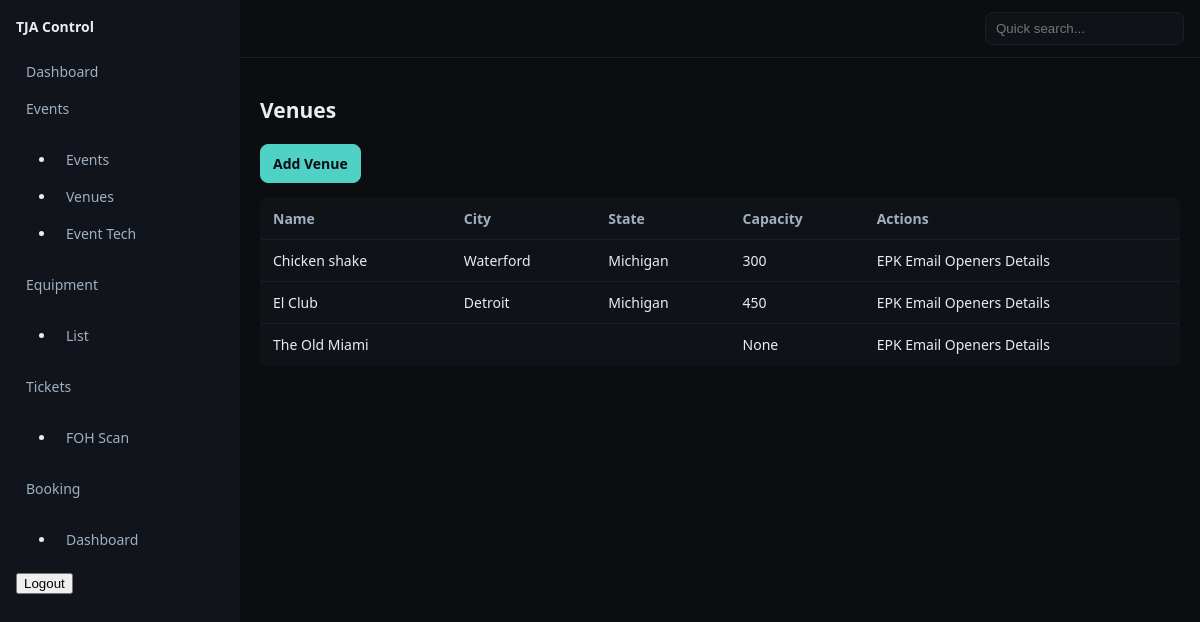
Page /control/events/venues/ (signed in) on the committed database.
### events/models.py (models this page shows, shortened)
class Venue(models.Model):
    name = models.CharField(max_length=200)
    address = models.CharField(max_length=200, blank=True)
    city = models.CharField(max_length=60, blank=True)
    state = models.CharField(max_length=30, blank=True)
    country = models.CharField(max_length=60, blank=True)
    capacity = models.PositiveIntegerField(null=True, blank=True)
    owner_name = models.CharField(max_length=120, blank=True)
    owner_email = models.EmailField(blank=True)
    entertainment_manager = models.CharField(max_length=120, blank=True)
    entertainment_email = models.EmailField(blank=True)
    hours = models.CharField(max_length=200, blank=True)

### events/views.py (the view)
# urls.py: path("venues/", views.venues_list, name="venues"),
@login_required
def venues_list(request):
    qs = Venue.objects.order_by("name")
    return render(request, "events/venues_list.html", {"venues": qs})

### templates/events/venues_list.html (shortened to what this page needs)
{% extends 'controlpanel/dashboard.html' %}
{% block content %}
<h1>Venues</h1>
<p><a class="btn primary" href="{% url 'control:events:venue_add' %}">Add Venue</a></p>
<table class="table">
    <thead>
        <tr>
            <th>Name</th>
            <th>City</th>
            <th>State</th>
            <th>Capacity</th>
            <th>Actions</th>
        </tr>
    </thead>
    <tbody>
        {% for v in venues %}
            <tr>
                <td>{{ v.name }}</td>
                <td>{{ v.city }}</td>
                <td>{{ v.state }}</td>
                <td>{{ v.capacity }}</td>
                <td>
                    <a href="{% url 'control:bookingstack:public_epk' v.id %}">EPK</a>
                    <a href="{% url 'control:bookingstack:compose_pitch' v.id %}">Email</a>
                    <a href="{% url 'control:bookingstack:venue_openers' v.id %}">Openers</a>
                    <a href="{% url 'control:bookingstack:venue_detail' v.id %}">Details</a>
                </td>
            </tr>
        {% empty %}
            <tr>
                <td colspan="4" class="muted">No venues.</td>
            </tr>
        {% endfor %}
    </tbody>
</table>
{% endblock %}

### static/css/control.css (style rules this page uses)
:root { --bg:#0b0d11; --panel:#11151b; --ink:#e7edf3; --muted:#9eb0c2; --accent:#4fd1c5; }
* { box-sizing:border-box }
html,body { height:100% }
body { margin:0;background:var(--bg);color:var(--ink);font:14px/1.5 system-ui,-apple-system,Segoe UI,Roboto }
a { color:var(--ink);text-decoration:none }
.table { width:100%;border-collapse:collapse;background:#0f1318;border:1px solid #1a1f27;border-radius:8px;overflow:hidden }
.table th,.table td { padding:10px 12px;border-bottom:1px solid #1a1f27 }
.table th { text-align:left;color:var(--muted);font-weight:600 }
.btn { display:inline-block;padding:8px 12px;border:1px solid #1a1f27;background:#11151b;color:var(--ink);border-radius:8px }
.btn.primary { background:var(--accent);border-color:var(--accent);color:#0b0d11;font-weight:700 }

### rows in the picture
Venue: name "Chicken shake", city "Waterford", state "Michigan", capacity "300"
Venue: name "El Club", city "Detroit", state "Michigan", capacity "450"
Venue: name "The Old Miami", capacity "None"
